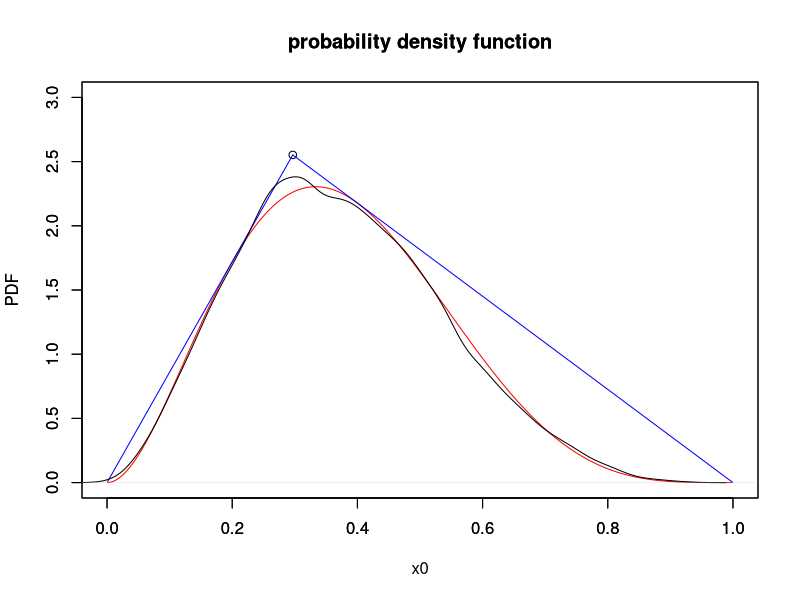

Source code (R):
set.seed(1)
x<-seq(0.001,0.999,length.out=10000)
y<-dbeta(x,3,5)
z<-y/x
z1 <- max(z)
z<-y/(x-1)
z2 <- min(z)
x0 <- z2/(z2-z1)
y0 <- z1*x0
# The remaining vertex
# > x0
# [1] 0.2967033
# > y0
# [1] 2.552123
M = y0/2
h <- function(x) z1*x*(x<x0)+ z2*(x-1)*(x0<x)
G <- function(x) h(x)/M4

#5(c)
eff = 1/M
eff

plot(x0,y0,main='probability density function',xlim=c(0,1),ylim=c(0,3),ylab='PDF')
lines(x,dbeta(x,3,5),col='red')
lines(x[x<x0],z1*x[x<x0],col='blue')
lines(x[x>x0],z2*(x[x>x0]-1),col='blue')

#5(b)
# Use the inverse cdf method to sample from triangular distribution
# The pdf is g(x)= z1*x/M, 0<x<x0
#                  z2*(x-1)/M,x0<x<1
# The cdf is G(x)= (1/M)*(z1/2)*x^2, 0<x<x0
#                  (1/M)*((z2/2)*x^2 - z2*x+c), x0<x<1
#                     where c = (z1/2)*x0^2 - (z2/2)*x0^2 +z2*x0

# The inverse cdf is G_inv(u) = sqrt(2*u*M/z1), 0<u<(z1/2)*x0^2
#                             1 - sqrt((2/z2)*(u*M-c)+1),(z1/2)*x0^2<u<1


m <- 10000
u <- runif(m, 0, 1)
invcdf.func <- function(u) {
  if (u >= 0 && u <(z1/2)*x0^2)
    return(sqrt(2*u*M/z1))
  else if (u >=(z1/2)*x0^2 && u <= 1)
    c <- (z1/2)*x0^2 - (z2/2)*x0^2 +z2*x0
  
  
  return( 1 - sqrt((2/z2)*(u*M-c)+1))
}

r <- function(x) dbeta(x,3,5)/h(x)
nsamp <- 0
count <- 0
X <- rep(NA,m)

while(nsamp<m) {
  count <- count +1
  x <- invcdf.func(runif(1))
  if (runif(1)<=r(x)){
    nsamp <- nsamp + 1
    X[nsamp] <- x
  }
}
rate <- m/count


par(new=TRUE)
plot(density(X),main='probability density function',xlim=c(0,1),ylim=c(0,3),xlab='',ylab='PDF')

